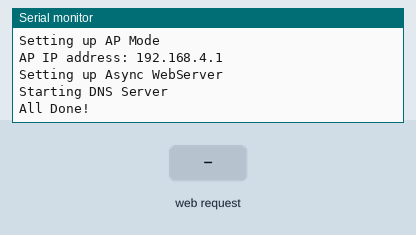
A sketch run on a simulated ESP32. On the bench: the last lines printed to the serial monitor. The test bench sets the inputs (shaded band).

Above: at 1.2 s.
1.3 s: HTTP request GET / received
At 2.3 s:
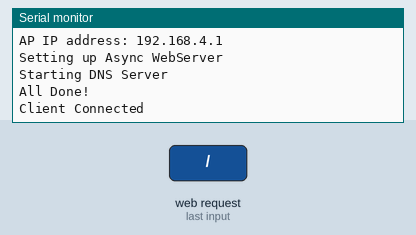
2.8 s: HTTP request GET /get?name=1 received
At 3.5 s:
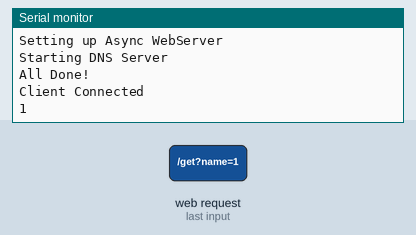

The sketch:

Captive_portal.ino
```cpp
#include <DNSServer.h>
#include <WiFi.h>
#include <AsyncTCP.h>
#include "ESPAsyncWebServer.h"
#include <WiFi.h>

DNSServer dnsServer;
AsyncWebServer server(80);

String user_name;
String proficiency;
bool name_received = false;
bool proficiency_received = false;

const char index_html[] PROGMEM = R"rawliteral(
<!DOCTYPE html>
<html>
<head>
  <meta charset="utf-8" />
  <title>Prihlásenie sa do siete</title>
  <meta name="viewport" content="width=device-width, initial-scale=1">

</head>
<body>
  <div>
      <p>
<br>⠀⠀⠀⠀⠀⠀⠀⢀⣶⣿⣿⣿⣿⣿⣄
<br>⠀⠀⠀⠀⠀⠀⢀⣿⣿⣿⠿⠟⠛⠻⣿⠆
<br>⠀⠀⠀⠀⠀⠀⢸⣿⣿⣿⣆⣀⣀⠀⣿⠂
<br>⠀⠀⠀⠀⠀⠀⢸⠻⣿⣿⣿⠅⠛⠋⠈
<br>⠀⠀⠀⠀⠀⠀⠘⢼⣿⣿⣿⣃⠠
<br>⠀⠀⠀⠀⠀⠀⠀⠀⣿⣿⣟⡿⠃
<br>⠀⠀⠀⠀⠀⠀⠀⠀⣛⣛⣫⡄⠀⢸⣦⣀
<br>⠀⠀⢀⣠⣴⣾⡆⠸⣿⣿⣿⡷⠂⠨⣿⣿⣿⣿⣶⣦⣤⣀
<br>⣤⣾⣿⣿⣿⣿⡇⢀⣿⡿⠋⠁⢀⡶⠪⣉⢸⣿⣿⣿⣿⣿⣇
<br>⢀⣿⣿⣿⣿⣿⣿⣿⣿⡏⢸⣿⣷⣿⣿⣷⣦⡙⣿⣿⣿⣿⣿⡏
<br>⠈⣿⣿⣿⣿⣿⣿⣿⣿⣇⢸⣿⣿⣿⣿⣿⣷⣦⣿⣿⣿⣿⣿⡇
<br>⢠⣿⣿⣿⣿⣿⣿⣿⣿⣿⣿⣿⣿⣿⣿⣿⣿⣿⣿⣿⣿⣿⣿⡇
<br>⢸⣿⣿⣿⣿⣿⣿⣿⣿⣿⣿⣿⣿⣿⣿⣿⣿⣿⣿⣿⣿⣿⣿⣿⣄
<br>⠸⣿⣿⣿⣿⣿⣿⣿⣿⣿⣿⣿⣿⣿⣿⣿⣿⣿⣿⣿⣿⣿⣿⣿⣿
<br>⣠⣿⣿⣿⣿⣿⣿⣿⣿⣿⣿⣿⣿⣿⣿⣿⣿⣿⣿⣿⣿⣿⣿⣿⡿
<br>⣿⣿⣿⣿⣿⣿⣿⣿⣿⣿⣿⣿⣿⣿⣿⣿⣿⣿⣿⣿⣿⣿⣿⣿⠃
<br>⢹⣿⣵⣾⣿⣿⣿⣿⣿⣿⣿⣿⣿⣿⣿⣿⣿⣿⣿⣿⣿⣿⣯⡁
      </p>

      <p><center>
      We’re no strangers to love,
      <br>You know the rules and so do I.
      <br>A full commitment’s what I’m thinking of,
      <br>You wouldnt get this from any other guy.

      <br>I just wanna tell you how I’m feeling,
      <br>Gotta make you understand…

      <br>Never gonna give you up,
      <br>Never gonna let you down,
      <br>Never gonna run around and desert you.
      <br>Never gonna make you cry,
      <br>Never gonna say goodbye,
      <br>Never gonna tell a lie and hurt you.

      <br>We’ve known each other for so long
      <br>Your heart’s been aching
      <br>But you’re too shy to say it.
      <br>Inside we both know what’s been going on,
      <br>We know the game and we’re gonna play it.

      <br>Annnnnd if you ask me how I’m feeling,
      <br>Don’t tell me you’re too blind to see…

      <br>Never gonna give you up,
      <br>Never gonna let you down,
      <br>Never gonna run around and desert you.
      <br>Never gonna make you cry,
      <br>Never gonna say goodbye,
      <br>Never gonna tell a lie and hurt you.

      <br>Never gonna give you up,
      <br>Never gonna let you down,
      <br>Never gonna run around and desert you.
      <br>Never gonna make you cry,
      <br>Never gonna say goodbye,
      <br>Never gonna tell a lie and hurt you.

      <br>Give you up. give you up.
      <br>Give you up, give you up.
      <br>Never gonna give
      <br>Never gonna give, give you up.
      <br>Never gonna give
      <br>Never gonna give, give you up.

      <br>We’ve known each other for so long
      <br>Your heart’s been aching
      <br>But you’re too shy to say it.
      <br>Inside we both know what’s been going on,
      <br>We know the game and we’re gonna play it.

      <br>I just wanna tell you how I’m feeling,
      <br>Gotta make you understand…

      <br>Never gonna give you up,
      <br>Never gonna let you down,
      <br>Never gonna run around and desert you.
      <br>Never gonna make you cry,
      <br>Never gonna say goodbye,
      <br>Never gonna tell a lie and hurt you.

      <br>Never gonna give you up,
      <br>Never gonna let you down,
      <br>Never gonna run around and desert you.
      <br>Never gonna make you cry,
      <br>Never gonna say goodbye,
      <br>Never gonna tell a lie and hurt you.

      <br>Never gonna give you up,
      <br>Never gonna let you down,
      <br>Never gonna run around and desert you.
      <br>Never gonna make you cry,
      <br>Never gonna say goodbye,
      <br>Never gonna tell a lie and hurt you.
      </center></p>
  </div>
</body>
</html></html>)rawliteral";

class CaptiveRequestHandler : public AsyncWebHandler {
public:
  CaptiveRequestHandler() {}
  virtual ~CaptiveRequestHandler() {}

  bool canHandle(AsyncWebServerRequest *request) {
    //request->addInterestingHeader("ANY");
    return true;
  }

  void handleRequest(AsyncWebServerRequest *request) {
    request->send_P(200, "text/html", index_html);
  }
};

void setupServer() {
  server.on("/", HTTP_GET, [](AsyncWebServerRequest *request) {
    request->send_P(200, "text/html", index_html);
    Serial.println("Client Connected");
  });

  server.on("/get", HTTP_GET, [](AsyncWebServerRequest *request) {
    String inputMessage;
    String inputParam;

    if (request->hasParam("name")) {
      inputMessage = request->getParam("name")->value();
      inputParam = "name";
      user_name = inputMessage;
      Serial.println(inputMessage);
      name_received = true;
    }

    if (request->hasParam("proficiency")) {
      inputMessage = request->getParam("proficiency")->value();
      inputParam = "proficiency";
      proficiency = inputMessage;
      Serial.println(inputMessage);
      proficiency_received = true;
    }
    request->send(200, "text/html", "The values entered by you have been successfully sent to the device <br><a href=\"/\">Return to Home Page</a>");
  });
}


void setup() {
  //your other setup stuff...
  Serial.begin(115200);
  Serial.println();
  Serial.println("Setting up AP Mode");
  WiFi.mode(WIFI_AP);
  WiFi.softAP("ESP32 Free Wi-Fi");
  Serial.print("AP IP address: ");
  Serial.println(WiFi.softAPIP());
  Serial.println("Setting up Async WebServer");
  setupServer();
  Serial.println("Starting DNS Server");
  dnsServer.start(53, "*", WiFi.softAPIP());
  server.addHandler(new CaptiveRequestHandler()).setFilter(ON_AP_FILTER);  //only when requested from AP
  //more handlers...
  server.begin();
  Serial.println("All Done!");
}

void loop() {
  dnsServer.processNextRequest();
}
```

Measured:
- after the input at 1.3 s, the serial monitor: prints a new line at once (image 1)
- after the input at 2.8 s, the serial monitor: prints a new line at once (image 2)
